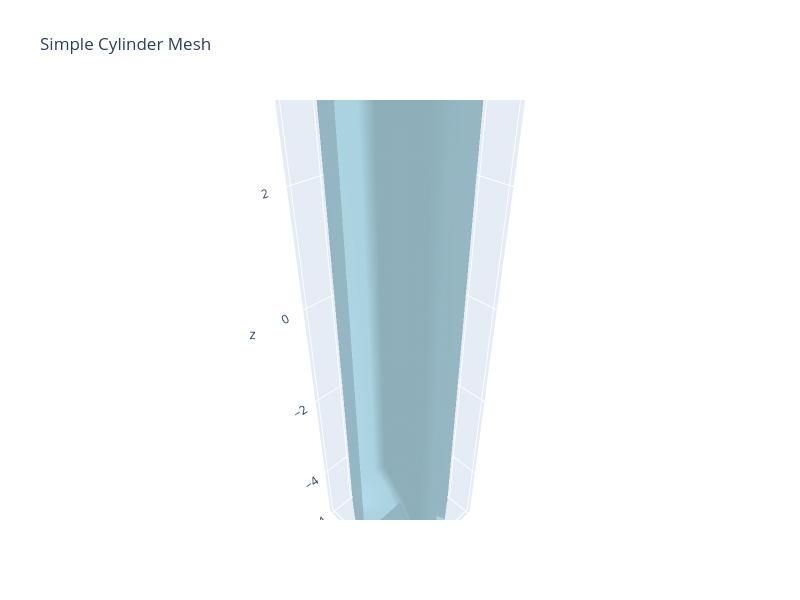

The cell this chart's notebook holds for it:
### Markdown cell above
## 3D Visualization

### Code cell
# Visualize the cylinder
mm.visualize_mesh_3d(
    title="Simple Cylinder Mesh",
    color="lightblue"
)

### Figure 1 — Plotly figure (JSON) as saved in the notebook; plotly's stock layout.template omitted (floating-point values rounded to 4 significant figures)
{"data": [{"color": "lightblue", "i": [1, 1, 2, 2, 4, 4, 5, 5, 6, 6, 7, 7, 8, 8, 9, 9, 10, 10, 11, 11, 12, 12, 13, 13, 14, 14, 15, 15, 16, 16, 17, 17, 18, 18, 19, 19, 20, 20, 21, 21, 22, 22, 23, 23, 24, 24, 25, 25, 26, 26, 27, 27, 28, 28, 29, 29, 30, 30, 31, 31, 32, 32, 33, 33], "j": [0, 4, 4, 5, 0, 6, 6, 7, 0, 8, 8, 9, 0, 10, 10, 11, 0, 12, 12, 13, 0, 14, 14, 15, 0, 16, 16, 17, 0, 18, 18, 19, 0, 20, 20, 21, 0, 22, 22, 23, 0, 24, 24, 25, 0, 26, 26, 27, 0, 28, 28, 29, 0, 30, 30, 31, 0, 32, 32, 33, 0, 1, 1, 2], "k": [4, 2, 5, 3, 6, 5, 7, 3, 8, 7, 9, 3, 10, 9, 11, 3, 12, 11, 13, 3, 14, 13, 15, 3, 16, 15, 17, 3, 18, 17, 19, 3, 20, 19, 21, 3, 22, 21, 23, 3, 24, 23, 25, 3, 26, 25, 27, 3, 28, 27, 29, 3, 30, 29, 31, 3, 32, 31, 33, 3, 1, 33, 2, 3], "name": "Mesh", "opacity": 0.8, "type": "mesh3d", "x": [0.0, 1.0, 1.0, 0.0, 0.9239, 0.9239, 0.7071, 0.7071, 0.3827, 0.3827, 6.123e-17, 6.123e-17, -0.3827, -0.3827, -0.7071, -0.7071, -0.9239, -0.9239, -1.0, -1.0, -0.9239, -0.9239, -0.7071, -0.7071, -0.3827, -0.3827, -1.837e-16, -1.837e-16, 0.3827, 0.3827, 0.7071, 0.7071, 0.9239, 0.9239], "y": [0.0, 0.0, 0.0, 0.0, 0.3827, 0.3827, 0.7071, 0.7071, 0.9239, 0.9239, 1.0, 1.0, 0.9239, 0.9239, 0.7071, 0.7071, 0.3827, 0.3827, 1.225e-16, 1.225e-16, -0.3827, -0.3827, -0.7071, -0.7071, -0.9239, -0.9239, -1.0, -1.0, -0.9239, -0.9239, -0.7071, -0.7071, -0.3827, -0.3827], "z": [-5.0, -5.0, 5.0, 5.0, -5.0, 5.0, -5.0, 5.0, -5.0, 5.0, -5.0, 5.0, -5.0, 5.0, -5.0, 5.0, -5.0, 5.0, -5.0, 5.0, -5.0, 5.0, -5.0, 5.0, -5.0, 5.0, -5.0, 5.0, -5.0, 5.0, -5.0, 5.0, -5.0, 5.0]}], "layout": {"autosize": false, "height": 600, "scene": {"aspectmode": "data", "xaxis": {"visible": true}, "yaxis": {"visible": true}, "zaxis": {"visible": true}}, "title": {"text": "Simple Cylinder Mesh"}, "width": 800}}
